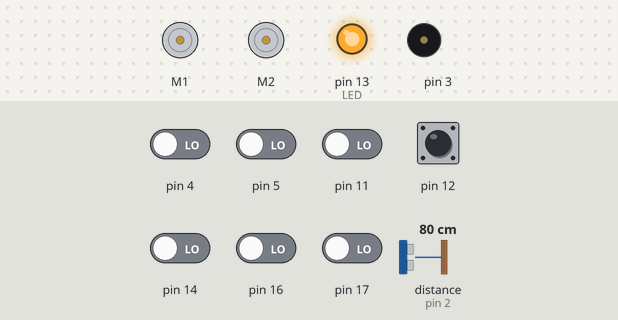
A sketch run on a simulated Arduino Uno, built with avr-gcc and run on an emulated ATmega328P. Parts: 2 × DC motor (green arrow = forward, orange = backward, longer = faster), output pins drawn as LEDs (lit = HIGH), buzzer (waves = sounding). The inputs (shaded band) are chosen by the test bench; at power-on: pin 12 HIGH, pin 4, pin 5, pin 11, pin 14, pin 16, pin 17 LOW, distance to the obstacle (sensor on pin 2) 80 cm. The echo pulse lasts 58.3 µs per cm; random numbers use the default seed unless the sketch sets one.

Above: at 0.8 s.
0.9 s: pin 12 pulled LOW for 0.15 s
At 1.8 s:
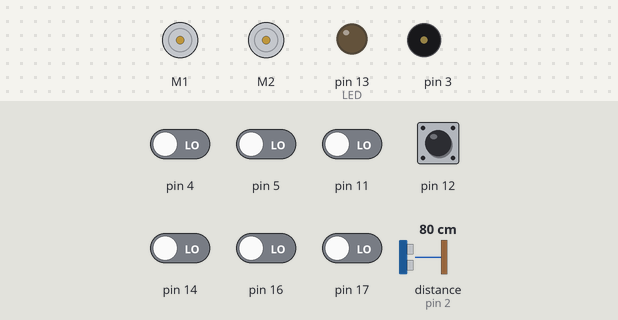
4.0 s: distance to the obstacle (sensor on pin 2) set to 9 cm
At 5.1 s:
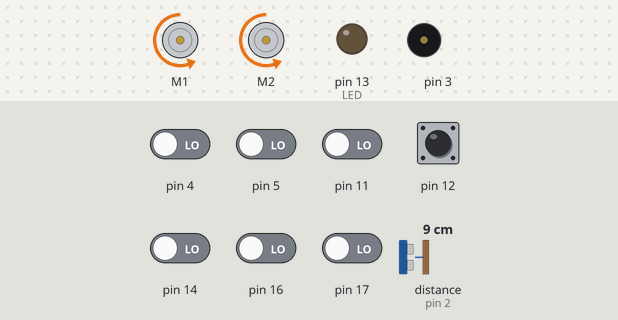
7.0 s: pin 4 driven HIGH
10.0 s: pin 5 driven HIGH
13.0 s: pin 12 pulled LOW for 1 s
At 14.3 s:
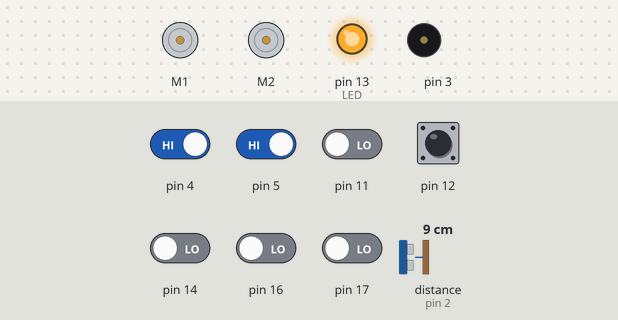
15.5 s: pin 12 pulled LOW for 0.15 s
At 15.9 s:
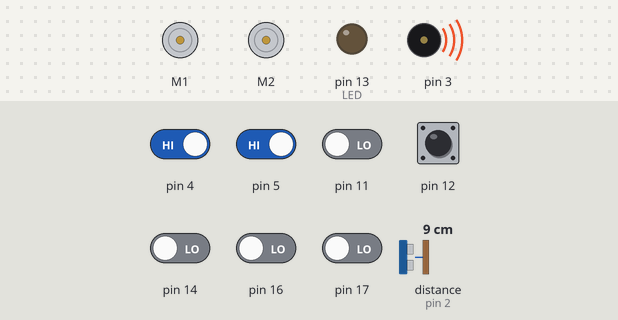
Timing chart, 0 to 18.5 s (numbered marks = the images above; inputs shaded):
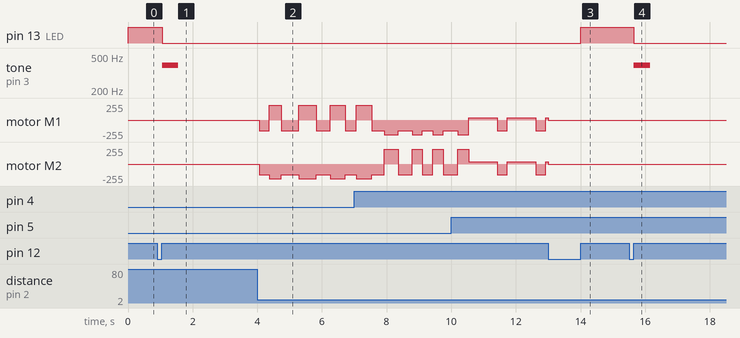

Measured:
- after the input at 0.9 s, pin 13 (LED): HIGH → LOW after 0.15 s; tone on pin 3: silent → 391 Hz after 0.15 s, → silent 0.50 s later
- after the input at 13.0 s, pin 13 (LED): LOW → HIGH after 1.0 s
- after the input at 15.5 s, pin 13 (LED): HIGH → LOW after 0.15 s; tone on pin 3: silent → 391 Hz after 0.15 s, → silent 0.50 s later
- by itself, motor M1, motor M2: repeats every 1.2 s: forward 31/255 0.89 s, backward 159/255 0.30 s

The sketch:

SumoTeam6.ino
```cpp
#include <ZumoBuzzer.h>
#include <ZumoMotors.h>
#include <Pushbutton.h>
#include <QTRSensors.h>
#include <ZumoReflectanceSensorArray.h>
#include <NewPing.h>

#define TRIGGER_PIN  6  // Arduino pin tied to trigger pin on the ultrasonic sensor.
#define ECHO_PIN     2  // Arduino pin tied to echo pin on the ultrasonic sensor.
#define MAX_DISTANCE 75 // Maximum distance we want to ping for (in centimeters). Maximum sensor distance is rated at 400-500cm.

NewPing sonar(TRIGGER_PIN, ECHO_PIN, MAX_DISTANCE); // NewPing setup of pins and maximum distance.

#define LED 13

// this might need to be tuned for different lighting conditions, surfaces, etc.
#define QTR_THRESHOLD  1500 // microseconds

// these might need to be tuned for different motor types
#define REVERSE_SPEED     250 // 0 is stopped, 400 is full speed
#define TURN_SPEED        350
#define FORWARD_SPEED     400
#define REVERSE_DURATION  300 // ms
#define TURN_DURATION     300 // ms
#define PUSH_SPEED        50

ZumoBuzzer buzzer;
ZumoMotors motors;
Pushbutton button(ZUMO_BUTTON); // pushbutton on pin 12

#define NUM_SENSORS 6
unsigned int sensor_values[NUM_SENSORS];

int forward = 0;

ZumoReflectanceSensorArray sensors(QTR_NO_EMITTER_PIN);

void waitForButtonAndCountDown()
{
  digitalWrite(LED, HIGH);
  button.waitForButton();
  digitalWrite(LED, LOW);

  buzzer.playNote(NOTE_G(4), 500, 15);
  delay(3000);
}

void setup()
{
  Serial.begin(115200);
  // uncomment if necessary to correct motor directions
  //motors.flipLeftMotor(true);
  //motors.flipRightMotor(true);

  pinMode(LED, HIGH);

  waitForButtonAndCountDown();
}

void turnVechile(int direction) {
  motors.setSpeeds(-REVERSE_SPEED, -REVERSE_SPEED);
  delay(REVERSE_DURATION + random(10, 250));

  if(shouldAttack()) return;

  if(direction == 0) { // turn left
      // if rightmost sensor detects line, reverse and turn to the left
      motors.setSpeeds(-TURN_SPEED, TURN_SPEED);

      if(shouldAttack()) return;

  } else { // turn right
      // if leftmost sensor detects line, reverse and turn to the right
      motors.setSpeeds(TURN_SPEED, -TURN_SPEED);

      if(shouldAttack()) return;
  }
  delay(TURN_DURATION + random(10, 250));
  motors.setSpeeds(FORWARD_SPEED, FORWARD_SPEED);
  forward = 0;
}

boolean shouldAttack() {
  if(sonar.ping_cm() <= 5) {
      motors.setSpeeds(PUSH_SPEED, PUSH_SPEED);
      forward = forward + 1;
      return true;
  }
  return false;
}

void loop()
{
  if (button.isPressed())
  {
    // if button is pressed, stop and wait for another press to go again
    motors.setSpeeds(0, 0);
    button.waitForRelease();
    waitForButtonAndCountDown();
  }

  sensors.read(sensor_values);

  if (sensor_values[0] < QTR_THRESHOLD)
  {
    turnVechile(1);
    /*
    // if leftmost sensor detects line, reverse and turn to the right
    motors.setSpeeds(-REVERSE_SPEED, -REVERSE_SPEED);
    delay(REVERSE_DURATION + random(10, 100));
    motors.setSpeeds(TURN_SPEED, -TURN_SPEED);
    delay(TURN_DURATION + random(10, 100));
    motors.setSpeeds(FORWARD_SPEED, FORWARD_SPEED);
    forward = 0;
    */
  }
  else if (sensor_values[5] < QTR_THRESHOLD)
  {
    turnVechile(0);
    /*
    // if rightmost sensor detects line, reverse and turn to the left
    motors.setSpeeds(-REVERSE_SPEED, -REVERSE_SPEED);
    delay(REVERSE_DURATION + random(10, 100));
    motors.setSpeeds(-TURN_SPEED, TURN_SPEED);
    delay(TURN_DURATION + random(10, 100));
    motors.setSpeeds(FORWARD_SPEED, FORWARD_SPEED);
    forward = 0;
    */
  }
  else if(sonar.ping_cm() <= 10) {
      motors.setSpeeds(PUSH_SPEED, PUSH_SPEED);
      forward = forward + 1;

      if(forward >= 200) {
        // if leftmost sensor detects line, reverse and turn to the right
        motors.setSpeeds(-REVERSE_SPEED, -REVERSE_SPEED);
        delay(REVERSE_DURATION);
        /*motors.setSpeeds(TURN_SPEED, -TURN_SPEED);
        delay(TURN_DURATION);
        motors.setSpeeds(FORWARD_SPEED, FORWARD_SPEED);
        */
        forward = 0;
      }
  }
  else
  {
    //forward = 0;
    // otherwise, go straight
    motors.setSpeeds(FORWARD_SPEED, FORWARD_SPEED);
  }

}
```
